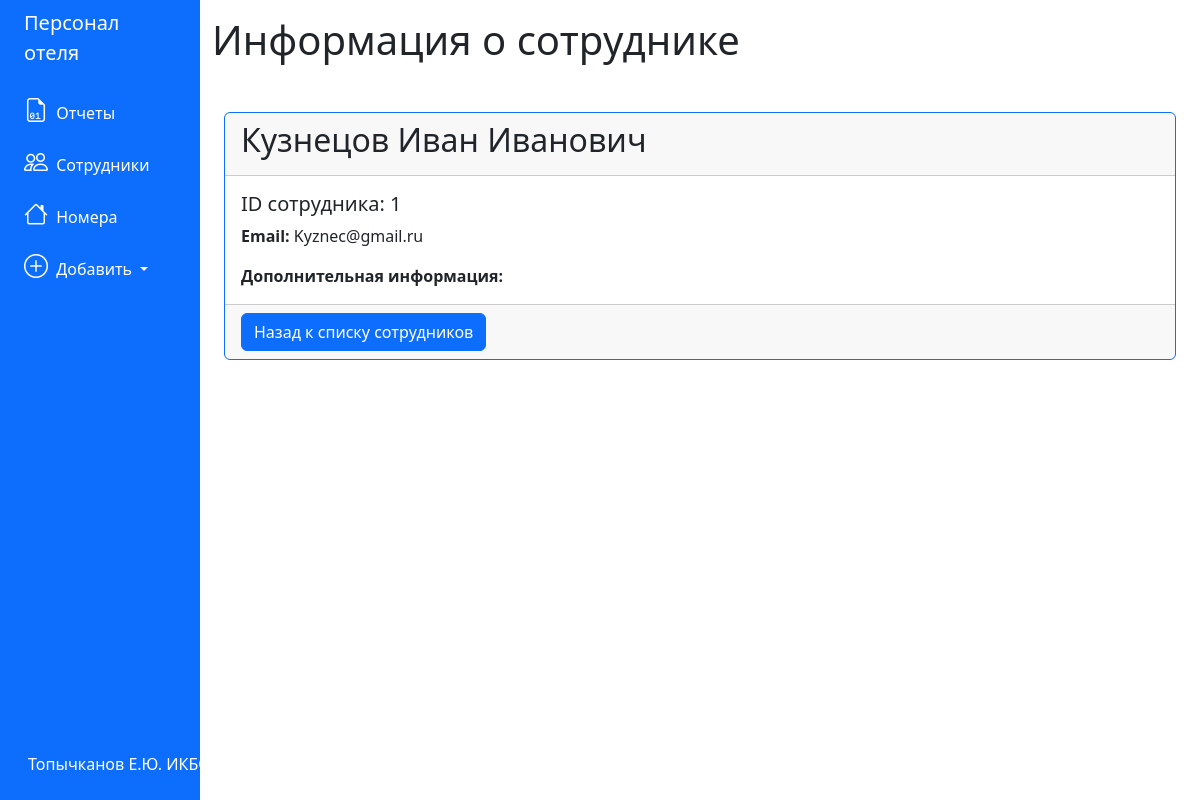
Screenshot of /client/1 with the database file from the repository.
### tables this page shows
CREATE TABLE 'clients' (
	'id_client' INTEGER PRIMARY KEY AUTOINCREMENT,
	'name' TEXT,
	'email' TEXT,
	'phone_number' TEXT,
	'passport' TEXT
);

### app.py (the view)
@app.route('/client/<int:client_id>')
def client(client_id):
    pos = get_client(client_id)
    return render_template('client.html', client=pos)

### app.py (called while the page is built)
def get_db_connection():
    conn = sqlite3.connect('database.db')
    conn.row_factory = sqlite3.Row
    return conn

def get_client(client_id):
    conn = get_db_connection()
    item = conn.execute("""SELECT * FROM clients
        WHERE id_client = ?""", (client_id,)).fetchone()
    conn.close()
    if item is None:
        abort(404)
    return item

### templates/client.html
{% extends 'base.html' %}
{% block content %}
<h1>{% block title %} Информация о сотруднике {% endblock %}</h1>
<div class="container mt-5">
    <div class="card border-primary">
        <div class="card-header">
            <h2>{{ client['name'] }}</h2>
        </div>
        <div class="card-body">
            <h5 class="card-title">ID сотрудника: {{ client['id_client'] }}</h5>
            <p class="card-text"><strong>Email:</strong> {{ client['email'] }}</p>
            <p class="card-text"><strong>Дополнительная информация:</strong> {{ client['additional_info'] }}</p>
        </div>
        <div class="card-footer">
            <a href="{{ url_for('clients') }}" class="btn btn-primary">Назад к списку сотрудников</a>
        </div>
    </div>
</div>
{% endblock %}

### rows the page displays
clients: name "Кузнецов Иван Иванович", id_client "1", email "Kyznec@gmail.ru"
